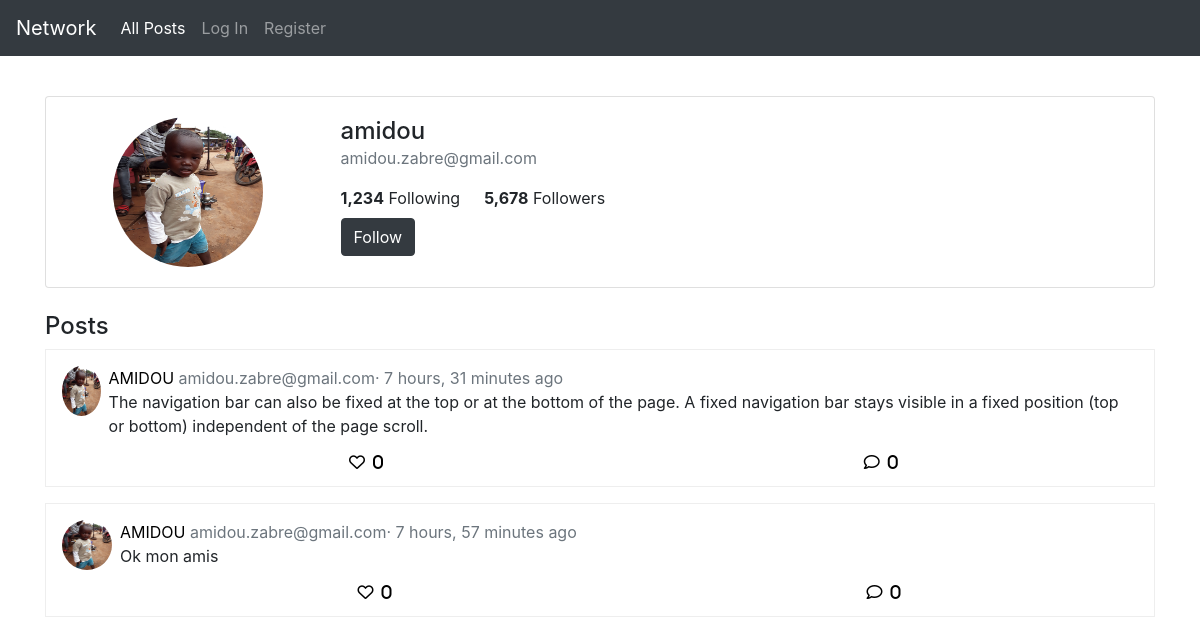
/profile/amidou, run on an earlier commit of the app's database.
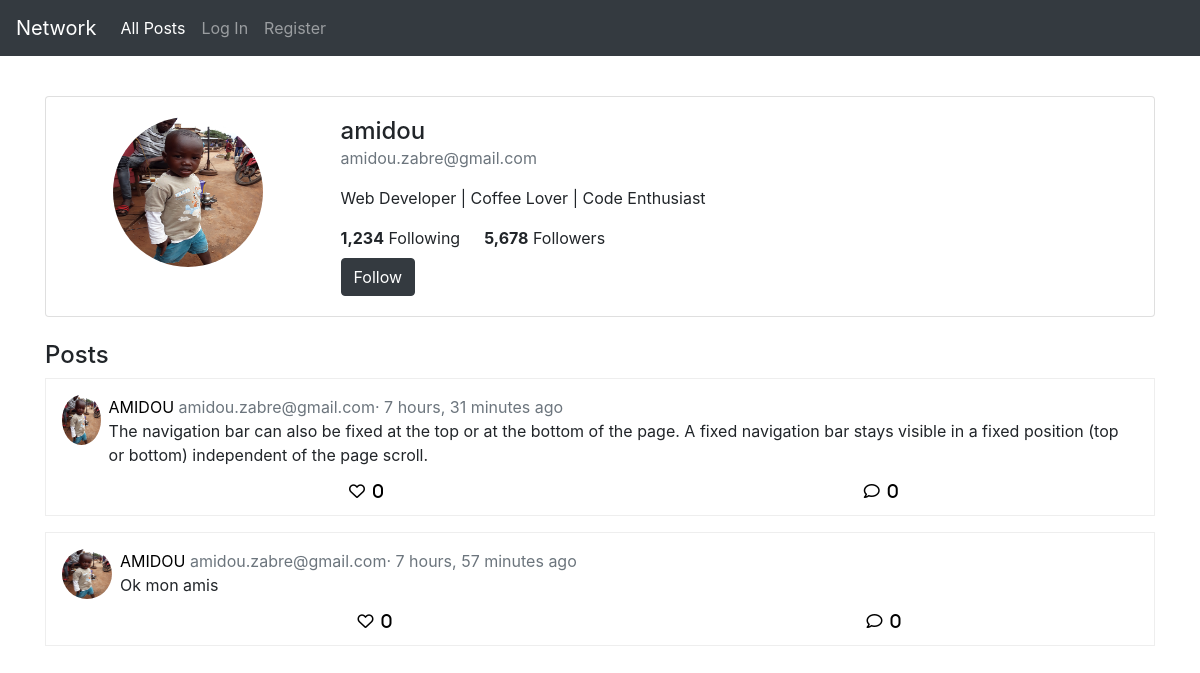
And on a later commit of the database.
### network/models.py (models this page shows)
class User(AbstractUser):
    bio = models.TextField(blank=True)
    user_img = models.ImageField(upload_to='user_images/', default="user_images/blank_user_img.png")

### network/views.py (the view)
# urls.py: path("profile/<str:username>", views.profile, name="profile"),
def profile(request, username):
    profile_user = User.objects.get(username=username)
    posts = Post.objects.filter(user=profile_user).order_by('-created_at')
    return render(request, "network/profile.html", context={
        'profile_user': profile_user,
        'posts': posts
    })

### network/templates/network/profile.html
{% extends "network/layout.html" %}
{% block body %}
<div class="row mt-4">
    <div class="col-12">
        <div class="card">
            <div class="card-body">
                <div class="row">
                    <div class="col-md-3 text-center">
                        <img src="{{  profile_user.user_img.url }}" class="rounded-circle profile-img-lg" alt="Profile Picture">
                    </div>
                    <div class="col-md-9">
                        <h4 class="mb-0">{{profile_user.username}}</h4>
                        <p class="text-muted">{{profile_user.email}}</p>
                        <p>
                            {{profile_user.bio}}
                        </p>
                        <div class="d-flex mb-2">
                            <div class="mr-4">
                                <strong>1,234</strong> Following
                            </div>
                            <div>
                                <strong>5,678</strong> Followers
                            </div>
                        </div>
                        <div class="d-flex justify-content-between w-100">
                            {% if user == profile_user %}
                                <button class="btn btn-primary">Edit Profile</button>
                            {% else %}
                                <button class="btn btn-dark">Follow</button>
                            {% endif %}
                        </div>
                    </div>
                </div>
            </div>
        </div>
    </div>
</div>
<div class="row">
    <div class="col-12">
        <h4 class="mt-4">Posts</h4>
    <div class="posts">
        {% for post in posts%}
        <div class="post-box">
            <div class="d-flex">
                <img src="{{ post.user.user_img.url }}" class="profile-img me-2 mr-2" alt="Profile">
                <div class="d-flex flex-column flex-grow-1">
                    <div class="mb-0">
                        <a href="{% url 'profile' post.user.username %}">{{post.user.username|upper}} </a>
                        <span class="text-muted">
                            {{post.user.email}}·
                            {{post.created_at|timesince }} ago
                        </span>
                    </div>
                    <p>
                        {{post.content}}
                    </p>
                    <div class="d-flex justify-content-around w-100">
                        <a href="#" class="far fa-heart"><span class="pl-2">{{ post.likes.count }}</span></a>
                        <a href="#" class="far fa-comment"><span class="pl-2">0</span></a>
                    </div>
                </div>
            </div>
        </div>
        {% endfor %}
    </div>
    </div>
</div>
{% endblock %}

What changed in the data, as far as the page shows it:
changed User "amidou": bio (not shown) → "Web Developer | Coffee Lover | Code Enthusiast"
